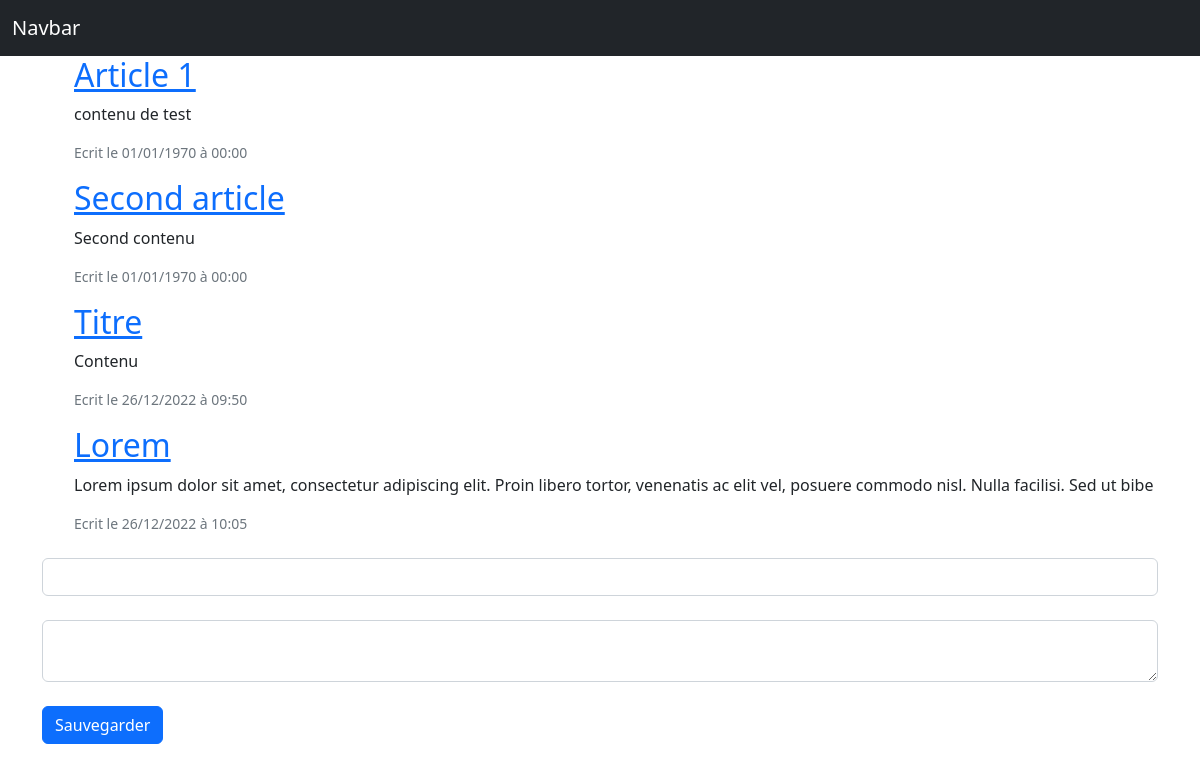
Before: / with the older database file.
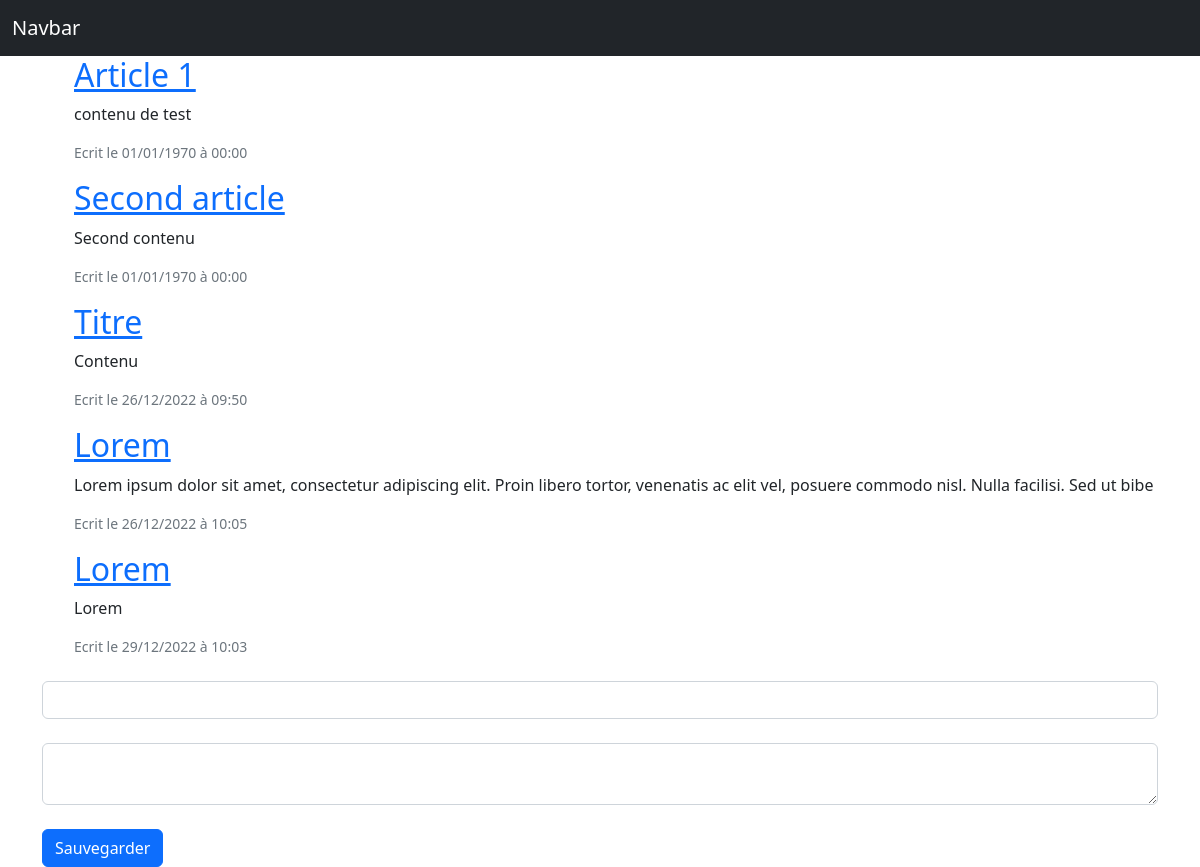
After: the same page with the newer database file.
### tables this page shows
CREATE TABLE "posts" (
	"id"	INTEGER,
	"name"	TEXT,
	"content"	TEXT,
	"created"	INTEGER,
	PRIMARY KEY("id" AUTOINCREMENT)
);

### Post.php (called while the page is built, shortened)
<?php
class Post
{
    public $content;
    public $created;
    public function __construct()
    {
        if(is_int($this->created) || is_string($this->created)){
            $this->created = new DateTime('@' . $this->created);
        }
    }
    public function getExcerpt(): string
    {
        return substr($this->content, 0,150);
    }
}

### index.php (the view, shortened to what this page needs)
<?php
require 'Post.php';
$pdo = new PDO('sqlite:data.db', null, null, [
    PDO::ATTR_ERRMODE => PDO::ERRMODE_EXCEPTION,
    PDO::ATTR_DEFAULT_FETCH_MODE => PDO::FETCH_OBJ
]);
$error = null;
try {
    $query = $pdo->query('SELECT * FROM posts');
    $posts = $query->fetchAll(PDO::FETCH_CLASS, 'Post');
} catch (PDOException $e) {
    $error = $e->getMessage();
}
require 'header.php';
?>
    <div class="container">
        <?php if ($error): ?>
            <div class="alert alert-danger">
                <?php echo $error ?>
            </div>
        <?php else: ?>
            <ul>
                <?php foreach ($posts as $post): ?>
                    <h2><a href="edit.php?id=<?php echo $post->id ?>"><?php echo htmlentities($post->name) ?></a></h2>
                    <p>
                        <?php echo nl2br(htmlentities($post->getExcerpt())) ?>
                    </p>
                    <p class="small text-muted">
                        Ecrit le <?php echo $post->created->format('d/m/Y à H:i') ?>
                    </p>
                <?php endforeach; ?>
            </ul>
        <?php endif; ?>
        <form action="" method="post">
            <div class="form-group mt-4">
                <input type="text" class="form-control" name="name" value="">
            </div>
            <div class="form-group mt-4">
                <textarea class="form-control" name="content"></textarea>
            </div>
            <button class="btn btn-primary mt-4">Sauvegarder</button>
        </form>
    </div>
<?php
require 'footer.php';
?>

Changed rows visible on the page:
added posts: name "Lorem", content "Lorem", created "29/12/2022 à 10:03"
